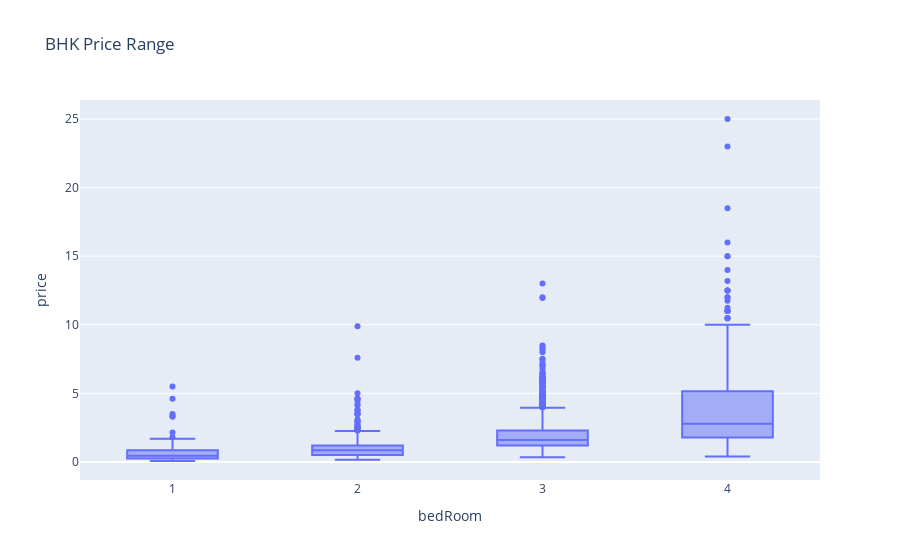

The notebook cell saved with this chart:
### Code cell
temp_df = df[df['bedRoom'] <= 4]
# Create side-by-side boxplots of the total bill amounts by day
fig = px.box(temp_df, x='bedRoom', y='price', title='BHK Price Range')

# Show the plot
fig.show()

### Figure 1 — Plotly figure (JSON) as saved in the notebook; plotly's stock layout.template omitted (floating-point values rounded to 4 significant figures; data arrays with more than 128 entries replaced by an {"elided": "..."} marker saying what was removed)
{"data": [{"alignmentgroup": "True", "hovertemplate": "bedRoom=%{x}<br>price=%{y}<extra></extra>", "legendgroup": "", "marker": {"color": "#636efa"}, "name": "", "notched": false, "offsetgroup": "", "orientation": "v", "showlegend": false, "type": "box", "x": {"elided": "3252 int values"}, "x0": " ", "xaxis": "x", "y": {"elided": "3252 float values"}, "y0": " ", "yaxis": "y"}], "layout": {"boxmode": "group", "legend": {"tracegroupgap": 0}, "title": {"text": "BHK Price Range"}, "xaxis": {"anchor": "y", "domain": [0, 1], "title": {"text": "bedRoom"}}, "yaxis": {"anchor": "x", "domain": [0, 1], "title": {"text": "price"}}}}
